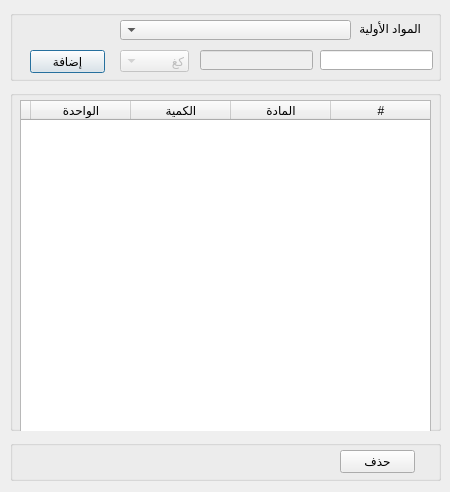
<?xml version="1.0" encoding="UTF-8"?>
<ui version="4.0">
 <class>Composition</class>
 <widget class="QDialog" name="Composition">
  <property name="geometry">
   <rect>
    <x>0</x>
    <y>0</y>
    <width>450</width>
    <height>492</height>
   </rect>
  </property>
  <property name="windowTitle">
   <string>التركيب</string>
  </property>
  <property name="windowIcon">
   <iconset>
    <normaloff>graphics/icon.xpm</normaloff>graphics/icon.xpm</iconset>
  </property>
  <property name="layoutDirection">
   <enum>Qt::RightToLeft</enum>
  </property>
  <widget class="QGroupBox" name="groupBox">
   <property name="geometry">
    <rect>
     <x>10</x>
     <y>10</y>
     <width>431</width>
     <height>71</height>
    </rect>
   </property>
   <property name="title">
    <string/>
   </property>
   <widget class="QPushButton" name="add_btn">
    <property name="geometry">
     <rect>
      <x>20</x>
      <y>40</y>
      <width>75</width>
      <height>23</height>
     </rect>
    </property>
    <property name="text">
     <string>إضافة</string>
    </property>
   </widget>
   <widget class="QLabel" name="label">
    <property name="geometry">
     <rect>
      <x>350</x>
      <y>10</y>
      <width>61</width>
      <height>16</height>
     </rect>
    </property>
    <property name="text">
     <string>المواد الأولية:</string>
    </property>
   </widget>
   <widget class="QComboBox" name="materials_combobox">
    <property name="geometry">
     <rect>
      <x>110</x>
      <y>10</y>
      <width>231</width>
      <height>20</height>
     </rect>
    </property>
   </widget>
   <widget class="QLineEdit" name="quantity_required">
    <property name="geometry">
     <rect>
      <x>310</x>
      <y>40</y>
      <width>113</width>
      <height>20</height>
     </rect>
    </property>
   </widget>
   <widget class="QLineEdit" name="unit">
    <property name="enabled">
     <bool>false</bool>
    </property>
    <property name="geometry">
     <rect>
      <x>190</x>
      <y>40</y>
      <width>113</width>
      <height>20</height>
     </rect>
    </property>
   </widget>
   <widget class="QComboBox" name="unit_combobox">
    <property name="enabled">
     <bool>false</bool>
    </property>
    <property name="geometry">
     <rect>
      <x>110</x>
      <y>40</y>
      <width>69</width>
      <height>22</height>
     </rect>
    </property>
    <item>
     <property name="text">
      <string>كغ</string>
     </property>
    </item>
    <item>
     <property name="text">
      <string>ليتر</string>
     </property>
    </item>
    <item>
     <property name="text">
      <string>قطعة</string>
     </property>
    </item>
   </widget>
  </widget>
  <widget class="QGroupBox" name="groupBox_2">
   <property name="geometry">
    <rect>
     <x>10</x>
     <y>90</y>
     <width>431</width>
     <height>341</height>
    </rect>
   </property>
   <property name="title">
    <string/>
   </property>
   <widget class="QTableWidget" name="materials_table">
    <property name="geometry">
     <rect>
      <x>10</x>
      <y>10</y>
      <width>411</width>
      <height>351</height>
     </rect>
    </property>
    <column>
     <property name="text">
      <string>#</string>
     </property>
    </column>
    <column>
     <property name="text">
      <string>المادة</string>
     </property>
    </column>
    <column>
     <property name="text">
      <string>الكمية</string>
     </property>
    </column>
    <column>
     <property name="text">
      <string>الواحدة</string>
     </property>
    </column>
    <column>
     <property name="text">
      <string/>
     </property>
    </column>
   </widget>
  </widget>
  <widget class="QGroupBox" name="groupBox_3">
   <property name="geometry">
    <rect>
     <x>10</x>
     <y>440</y>
     <width>431</width>
     <height>41</height>
    </rect>
   </property>
   <property name="title">
    <string/>
   </property>
   <widget class="QPushButton" name="delete_btn">
    <property name="geometry">
     <rect>
      <x>330</x>
      <y>10</y>
      <width>75</width>
      <height>23</height>
     </rect>
    </property>
    <property name="text">
     <string>حذف</string>
    </property>
   </widget>
  </widget>
 </widget>
 <resources/>
 <connections/>
</ui>
